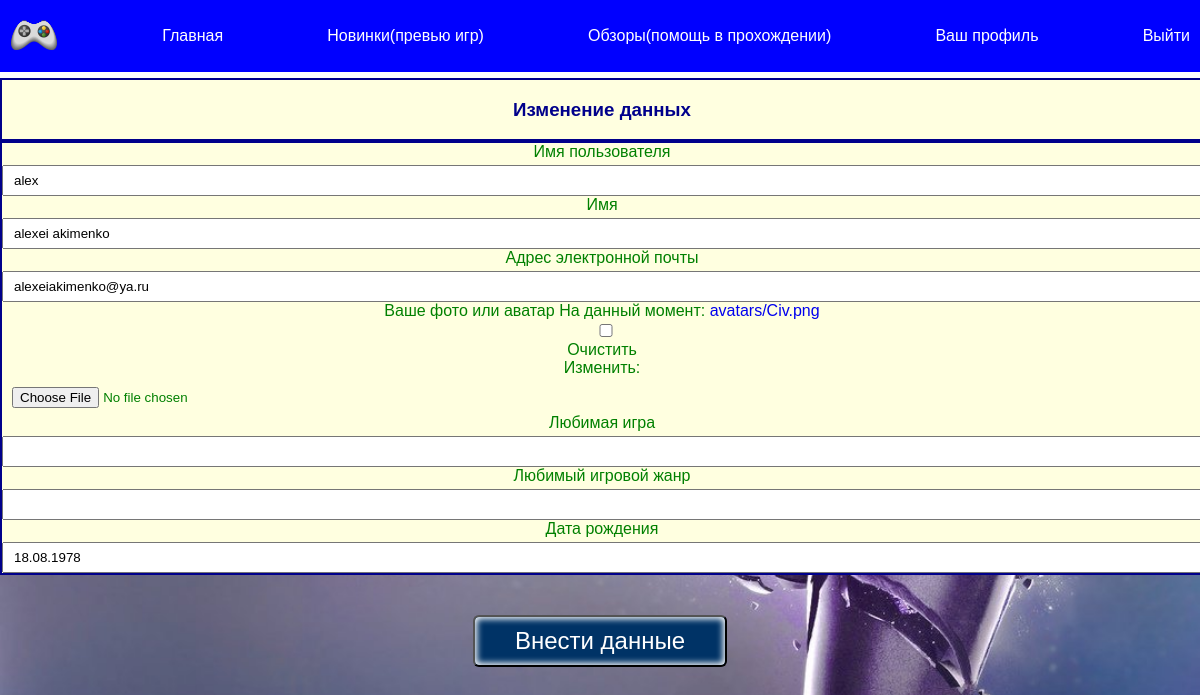
The page /full-form/ (signed in) on the database as committed earlier.
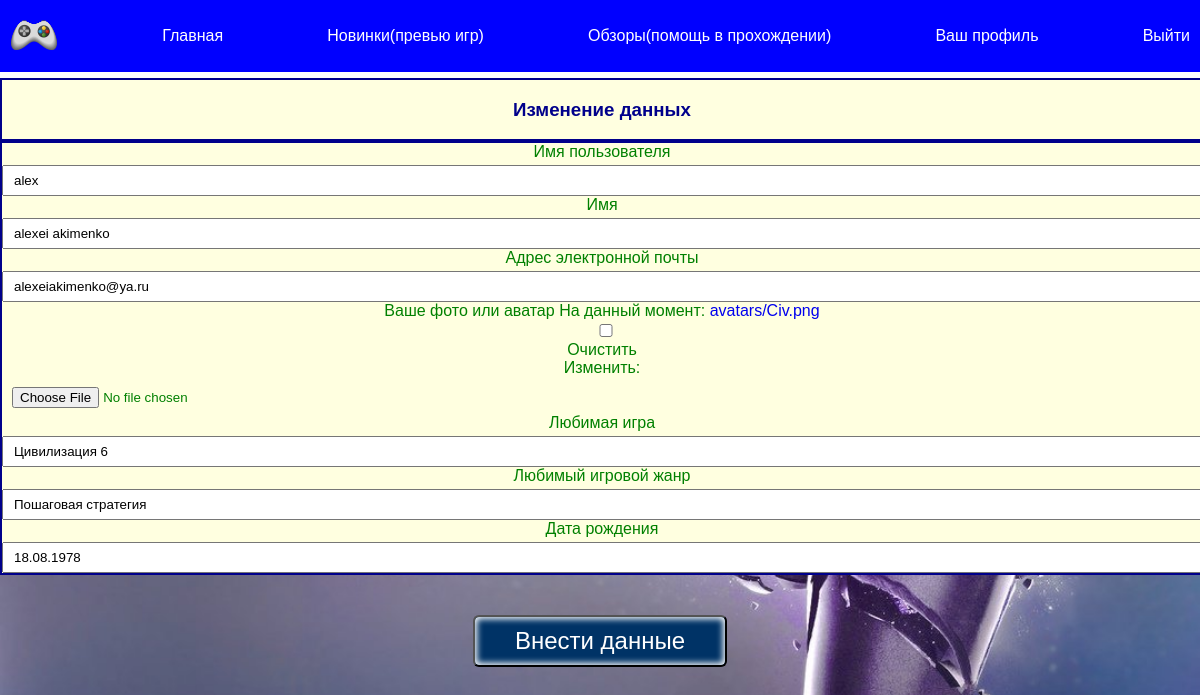
The same page on the database as committed later.
### users/models.py (models this page shows, shortened)
class Profile(models.Model):
    user = models.OneToOneField(User, on_delete=models.CASCADE, blank=True, null=True)
    avatar = models.ImageField(upload_to='avatars/', blank=True, null=True)
    favorite_game = models.CharField(max_length=200, blank=True, null=True)
    favorite_genre = models.CharField(max_length=200, blank=True, null=True)
    birthday = models.DateField(blank=True, null=True)
    username = models.CharField(max_length=200, blank=True, null=True)
    name = models.CharField(max_length=200, blank=True, null=True)
    email = models.EmailField(max_length=200, blank=True, null=True)

### users/views.py (the view)
# urls.py: path('full-form/', views.full_form, name='full-form'),
def full_form(request):
    prof = request.user.profile
    form = FullForm(instance=prof)
    if request.method == 'POST':
        form = FullForm(request.POST, request.FILES, instance=prof)
        if form.is_valid():
            form.save()
            messages.success(request, "Профиль успешно внесён! ")
            return redirect('profile')
    context = {'form': form, 'message': 'Изменение данных'}
    return render(request, 'users/full-form.html', context)

### users/forms.py
class FullForm(ModelForm):
    class Meta:
        model = Profile
        fields = [
            'username',
            'name',
            'email',
            'avatar',
            'favorite_game',
            'favorite_genre',
            'birthday',
        ]
        labels = {
            'avatar': 'Ваше фото или аватар',
            'favorite_game': 'Любимая игра',
            'favorite_genre': 'Любимый игровой жанр',
            'birthday': 'Дата рождения',
            'username': 'Имя пользователя',
            'name': 'Имя',
            'email': 'Адрес электронной почты',
        }
    def __init__(self, *args, **kwargs):
        super().__init__(*args, **kwargs)

### users/templates/users/full-form.html (shortened to what this page needs)
{% extends 'users/base.html'%}
{% block content %}
<div class="box">
    <h3>{{ message }}</h3>
</div>
<form action="{% url 'full-form' %}" method="post" class="register" enctype="multipart/form-data">
    <div class="box">
        {% for field in form %}
        <label>{{ field.label }}</label>
        {{ field }}
        {% endfor %}
    </div>
    <button class="btm">Внести данные</button>
</form>
{% endblock %}

Rows that differ between the two databases and show on the page:
changed Profile "alex": favorite_game (not shown) → "Цивилизация 6"; favorite_genre (not shown) → "Пошаговая стратегия"
